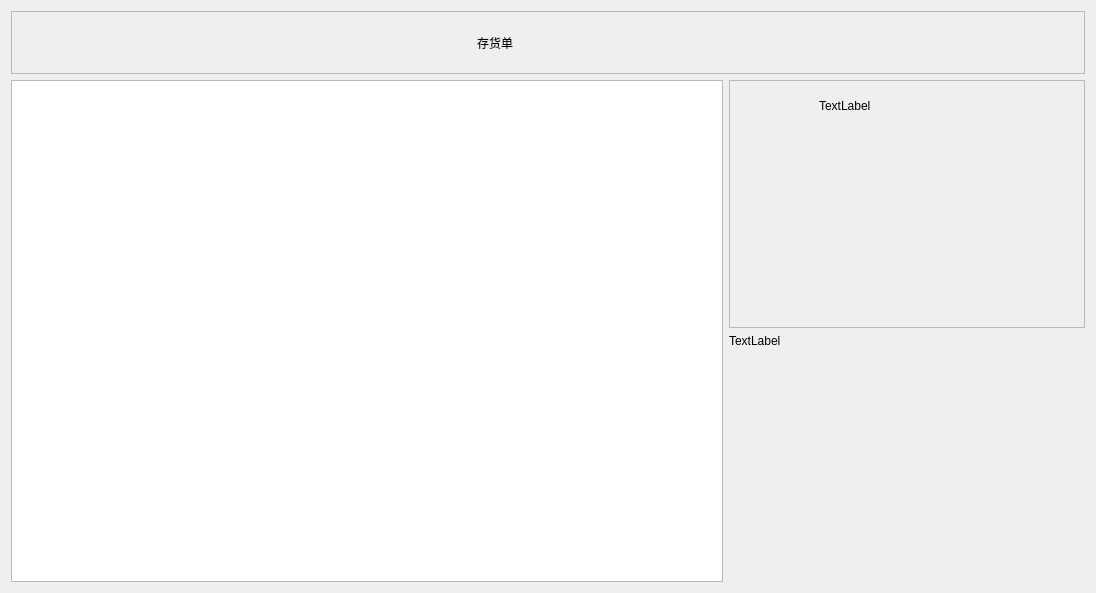
<?xml version="1.0" encoding="UTF-8"?>
<ui version="4.0">
 <class>StroeByItem</class>
 <widget class="QWidget" name="StroeByItem">
  <property name="geometry">
   <rect>
    <x>0</x>
    <y>0</y>
    <width>1096</width>
    <height>593</height>
   </rect>
  </property>
  <property name="windowTitle">
   <string>Form</string>
  </property>
  <layout class="QVBoxLayout" name="verticalLayout_2" stretch="1,8">
   <item>
    <layout class="QHBoxLayout" name="horizontalLayout_3">
     <item>
      <widget class="QFrame" name="frame">
       <property name="frameShape">
        <enum>QFrame::StyledPanel</enum>
       </property>
       <property name="frameShadow">
        <enum>QFrame::Raised</enum>
       </property>
       <layout class="QHBoxLayout" name="horizontalLayout">
        <item>
         <spacer name="horizontalSpacer">
          <property name="orientation">
           <enum>Qt::Horizontal</enum>
          </property>
          <property name="sizeHint" stdset="0">
           <size>
            <width>40</width>
            <height>20</height>
           </size>
          </property>
         </spacer>
        </item>
        <item>
         <widget class="QLabel" name="label">
          <property name="sizePolicy">
           <sizepolicy hsizetype="Fixed" vsizetype="Preferred">
            <horstretch>0</horstretch>
            <verstretch>0</verstretch>
           </sizepolicy>
          </property>
          <property name="text">
           <string>存货单</string>
          </property>
         </widget>
        </item>
        <item>
         <widget class="QLabel" name="listId">
          <property name="minimumSize">
           <size>
            <width>100</width>
            <height>0</height>
           </size>
          </property>
          <property name="text">
           <string/>
          </property>
         </widget>
        </item>
        <item>
         <spacer name="horizontalSpacer_2">
          <property name="orientation">
           <enum>Qt::Horizontal</enum>
          </property>
          <property name="sizeHint" stdset="0">
           <size>
            <width>40</width>
            <height>20</height>
           </size>
          </property>
         </spacer>
        </item>
       </layout>
      </widget>
     </item>
    </layout>
   </item>
   <item>
    <layout class="QHBoxLayout" name="horizontalLayout_2" stretch="2,1">
     <item>
      <widget class="QTableWidget" name="goodsList"/>
     </item>
     <item>
      <layout class="QVBoxLayout" name="verticalLayout">
       <item>
        <widget class="QFrame" name="frame_2">
         <property name="frameShape">
          <enum>QFrame::StyledPanel</enum>
         </property>
         <property name="frameShadow">
          <enum>QFrame::Raised</enum>
         </property>
         <widget class="QLabel" name="label_3">
          <property name="geometry">
           <rect>
            <x>90</x>
            <y>10</y>
            <width>231</width>
            <height>31</height>
           </rect>
          </property>
          <property name="text">
           <string>TextLabel</string>
          </property>
         </widget>
        </widget>
       </item>
       <item>
        <widget class="QLabel" name="label_4">
         <property name="text">
          <string>TextLabel</string>
         </property>
         <property name="alignment">
          <set>Qt::AlignLeading|Qt::AlignLeft|Qt::AlignTop</set>
         </property>
         <property name="wordWrap">
          <bool>true</bool>
         </property>
         <property name="margin">
          <number>5</number>
         </property>
        </widget>
       </item>
      </layout>
     </item>
    </layout>
   </item>
  </layout>
 </widget>
 <resources/>
 <connections/>
</ui>
